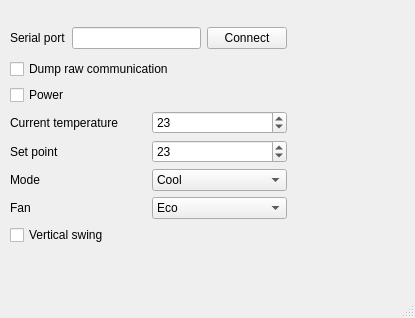
<?xml version="1.0" encoding="UTF-8"?>
<ui version="4.0">
 <class>MainWindow</class>
 <widget class="QMainWindow" name="MainWindow">
  <property name="geometry">
   <rect>
    <x>0</x>
    <y>0</y>
    <width>415</width>
    <height>318</height>
   </rect>
  </property>
  <property name="windowTitle">
   <string>AC Simulator</string>
  </property>
  <widget class="QWidget" name="centralwidget">
   <widget class="QWidget" name="layoutWidget">
    <property name="geometry">
     <rect>
      <x>10</x>
      <y>23</y>
      <width>277</width>
      <height>228</height>
     </rect>
    </property>
    <layout class="QVBoxLayout" name="verticalLayout">
     <item>
      <layout class="QHBoxLayout" name="horizontalLayout_4">
       <item>
        <widget class="QLabel" name="label_4">
         <property name="text">
          <string>Serial port</string>
         </property>
        </widget>
       </item>
       <item>
        <widget class="QLineEdit" name="portName"/>
       </item>
       <item>
        <widget class="QPushButton" name="commButton">
         <property name="text">
          <string>Connect</string>
         </property>
        </widget>
       </item>
      </layout>
     </item>
     <item>
      <layout class="QGridLayout" name="gridLayout">
       <item row="0" column="0">
        <widget class="QCheckBox" name="dumpAllPackets">
         <property name="text">
          <string>Dump raw communication</string>
         </property>
        </widget>
       </item>
       <item row="1" column="0">
        <widget class="QCheckBox" name="powerState">
         <property name="enabled">
          <bool>true</bool>
         </property>
         <property name="text">
          <string>Power</string>
         </property>
         <property name="checked">
          <bool>false</bool>
         </property>
        </widget>
       </item>
       <item row="2" column="0">
        <layout class="QHBoxLayout" name="horizontalLayout">
         <item>
          <widget class="QLabel" name="label">
           <property name="text">
            <string>Current temperature</string>
           </property>
          </widget>
         </item>
         <item>
          <widget class="QSpinBox" name="currentTemp">
           <property name="enabled">
            <bool>true</bool>
           </property>
           <property name="keyboardTracking">
            <bool>false</bool>
           </property>
           <property name="value">
            <number>23</number>
           </property>
          </widget>
         </item>
        </layout>
       </item>
       <item row="3" column="0">
        <layout class="QHBoxLayout" name="horizontalLayout_2">
         <item>
          <widget class="QLabel" name="label_2">
           <property name="text">
            <string>Set point</string>
           </property>
          </widget>
         </item>
         <item>
          <widget class="QSpinBox" name="setPoint">
           <property name="enabled">
            <bool>true</bool>
           </property>
           <property name="keyboardTracking">
            <bool>false</bool>
           </property>
           <property name="value">
            <number>23</number>
           </property>
          </widget>
         </item>
        </layout>
       </item>
       <item row="4" column="0">
        <layout class="QHBoxLayout" name="horizontalLayout_3">
         <item>
          <widget class="QLabel" name="label_3">
           <property name="text">
            <string>Mode</string>
           </property>
          </widget>
         </item>
         <item>
          <widget class="QComboBox" name="modeSelector">
           <property name="enabled">
            <bool>true</bool>
           </property>
           <item>
            <property name="text">
             <string>Cool</string>
            </property>
           </item>
           <item>
            <property name="text">
             <string>Heat</string>
            </property>
           </item>
           <item>
            <property name="text">
             <string>Auto</string>
            </property>
           </item>
           <item>
            <property name="text">
             <string>Dry</string>
            </property>
           </item>
           <item>
            <property name="text">
             <string>Fan</string>
            </property>
           </item>
          </widget>
         </item>
        </layout>
       </item>
       <item row="5" column="0">
        <layout class="QHBoxLayout" name="horizontalLayout_5">
         <item>
          <widget class="QLabel" name="label_5">
           <property name="text">
            <string>Fan</string>
           </property>
          </widget>
         </item>
         <item>
          <widget class="QComboBox" name="fanSelector">
           <property name="enabled">
            <bool>true</bool>
           </property>
           <item>
            <property name="text">
             <string>Eco</string>
            </property>
           </item>
           <item>
            <property name="text">
             <string>Auto</string>
            </property>
           </item>
           <item>
            <property name="text">
             <string>1</string>
            </property>
           </item>
           <item>
            <property name="text">
             <string>2</string>
            </property>
           </item>
           <item>
            <property name="text">
             <string>3</string>
            </property>
           </item>
           <item>
            <property name="text">
             <string>Powerful</string>
            </property>
           </item>
          </widget>
         </item>
        </layout>
       </item>
       <item row="6" column="0">
        <widget class="QCheckBox" name="vSwing">
         <property name="enabled">
          <bool>true</bool>
         </property>
         <property name="text">
          <string>Vertical swing</string>
         </property>
        </widget>
       </item>
      </layout>
     </item>
    </layout>
   </widget>
  </widget>
  <widget class="QStatusBar" name="statusBar"/>
 </widget>
 <resources/>
 <connections/>
</ui>
